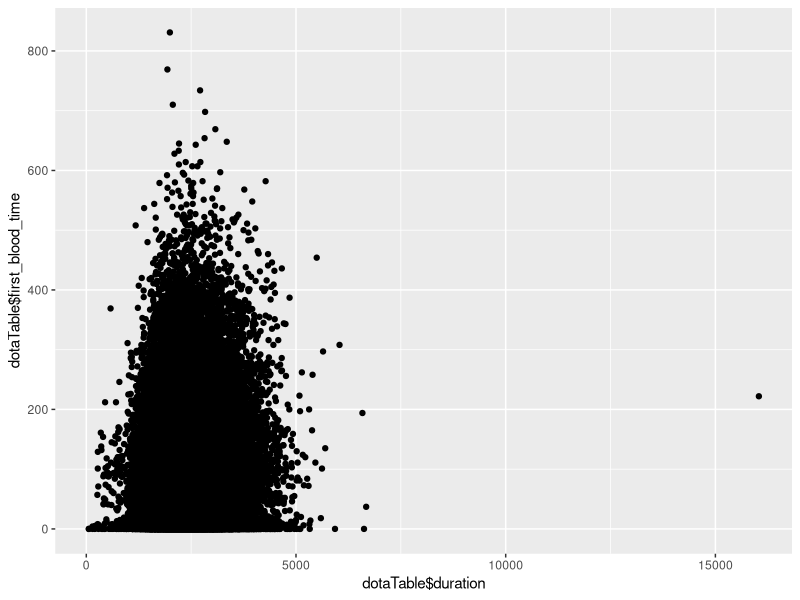

Reproduce this figure in R.
library(tidyverse)
dotaTable <-read.csv("Datasets/Dota 2/match.csv")

TimeByFirstBloodGraph<-ggplot(dotaTable, aes(dotaTable$duration,dotaTable$first_blood_time))+geom_point()
print(TimeByFirstBloodGraph)
